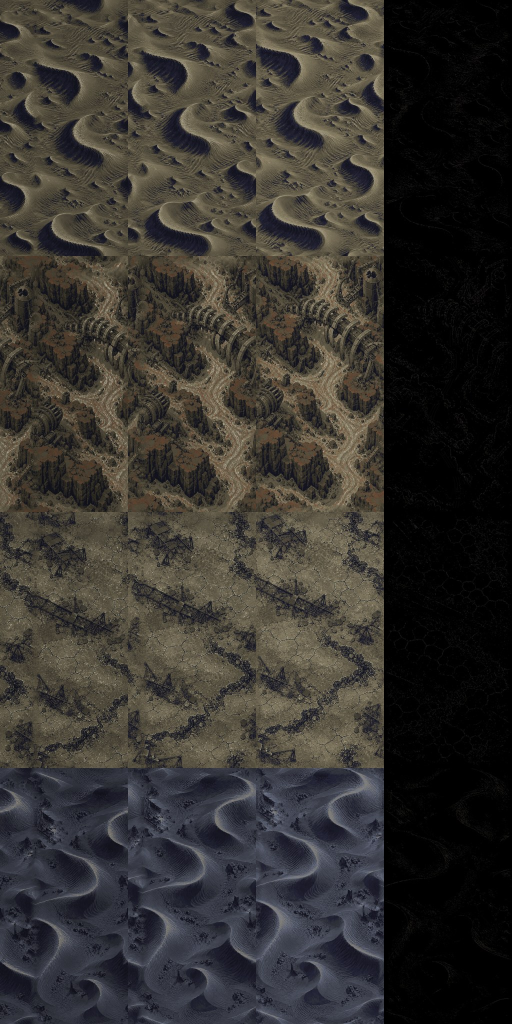
#> input picture Pause/Assets/Art/Boulders~/Desert/src~/ref_variants.jpg, 1024 x 2048 px, given in place of mid.png, which was not available (shown at 1/2 size); the run also reads 1 picture not shown here
$ python ground_masks.py '../../../../Boulders~/Desert/src~'
#> lines starting #> are read from the running program, lines starting #| are printed output that depends on the picture; pictures that were not available may be replaced by others from this repository, and a replacement may not be noted
#!/usr/bin/env python3
"""Affinity masks for the Verdant ground tiles (GroundPlacement / GroundMask).

For each variant's mid.png (the tile the landmarks are pinned to) this
classifies the ground into a coarse grid of 16 px cells (32 x 64 for the
512 x 1024 tile, row 0 = the TOP of the image) and writes
<out>/v<N>/mask.txt: one line per row, one character per cell:

    W  water   rivers, swamp channels, flooded streets, glowing night rivers
    B  built   ruins, towers, roads, stilt refineries already in the tile
    O  open    clearings, marsh flats, banks: smooth ground that is not water
    C  canopy  dense textured forest

Method (colour + edge statistics, no hand painting): per pixel luminance,
saturation, warmth (r - g), yellowness (g - b) and edge energy (|dx| + |dy|
of luminance), box-blurred over ~13 px (wrapping vertically: the tile
repeats), then per-variant scores ranked by percentile (the share of each
class is set per variant below, from looking at the tiles), a 16 px cell
takes the majority class of its pixels and a 3x3 mode filter (vertical
wrap) removes speckle. An overlay per variant is written beside the masks
when --debug DIR is given.

    python3 src~/ground_masks.py <Resources/Worlds/Verdant/Backdrop3 (holds v1..v4)> [--debug DIR]
"""
import sys, os
import numpy as np
from PIL import Image

CELL = 16
CLASSES = "WBOC"

# per variant: score expressions and class shares (fractions of the tile)
VARIANTS = {
    # canopy sea: tan-green rivers winding through dense forest, a few towers
    1: dict(water=lambda f: f['yellow'] * 2 + f['lum'] - f['tex'] * 3, wshare=.16, wvote=.35,
            built=lambda f: f['warm'] * 3 + f['tex'], bshare=.08, oshare=.10),
    # swamp delta: wide pale channels round mangrove islands, stilt refineries
    2: dict(water=lambda f: f['lum'] - f['tex'] * 4, wshare=.34,
            built=lambda f: f['warm'] * 2 + f['grey'], bshare=.09, oshare=.08),
    # overgrown city: flooded teal streets between grey blocks and viaducts
    3: dict(water=lambda f: f['sat'] - f['grey'] - f['tex'] * 3, wshare=.20,
            built=lambda f: f['grey'] + f['tex'], bshare=.42, oshare=.06),
    # night forest: thin lime rivers through dark teal canopy
    4: dict(water=lambda f: f['yellow'] * 2 + f['lum'] * 2, wshare=.12, wvote=.3,
            built=lambda f: f['warm'] * 3, bshare=.03, oshare=.10),
}

def blur(a, r):
    # box blur, wrap vertically (the tile repeats), clamp horizontally
    a = np.concatenate([a[-r:], a, a[:r]], 0)
    c = np.cumsum(np.pad(a, ((1, 0), (0, 0))), 0)
    a = (c[2 * r + 1:] - c[:-2 * r - 1]) / (2 * r + 1)
    a = np.pad(a, ((0, 0), (r, r)), mode='edge')
    c = np.cumsum(np.pad(a, ((0, 0), (1, 0))), 1)
    return (c[:, 2 * r + 1:] - c[:, :-2 * r - 1]) / (2 * r + 1)

def features(im):
    lum = im @ np.array([.299, .587, .114])
    mx, mn = im.max(2), im.min(2)
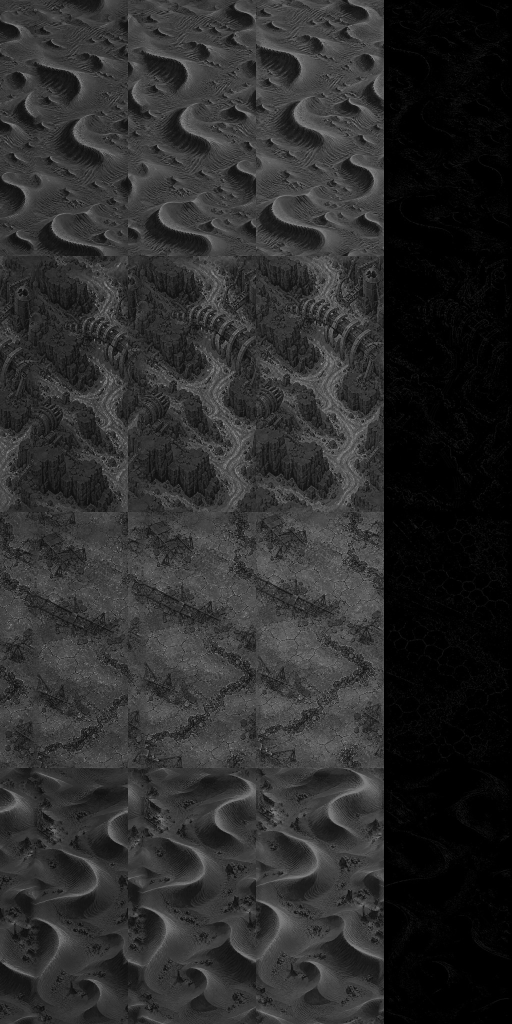
#> mn: shape (2048, 1024) float64 (shown at 1/2 size); min 0, max 0.643, mean 0.171
    sat = (mx - mn) / np.maximum(mx, 1e-4)
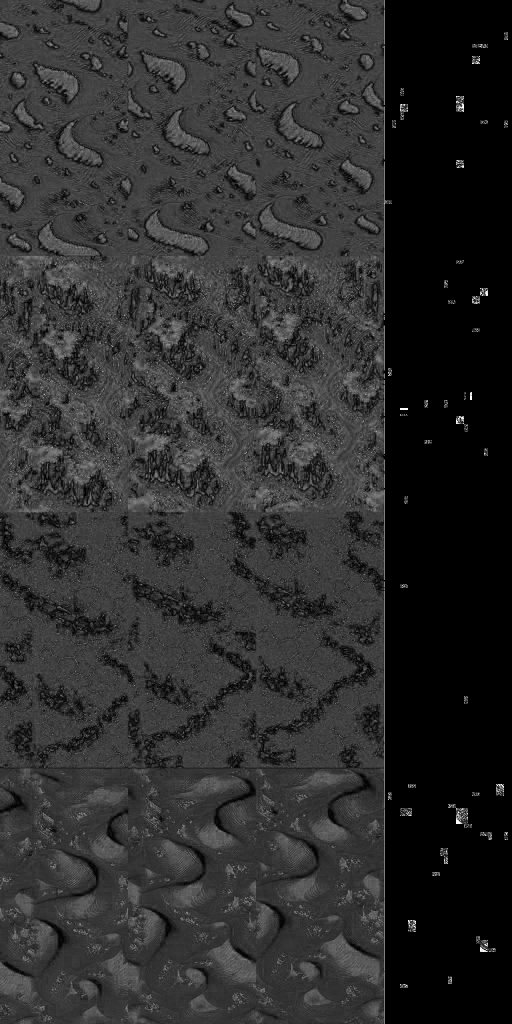
#> sat: shape (2048, 1024) float64 (shown at 1/2 size); min 0, max 1, mean 0.18
    gx = np.abs(np.diff(lum, axis=1, append=lum[:, -1:]))       # no horizontal wrap (the tile does not)
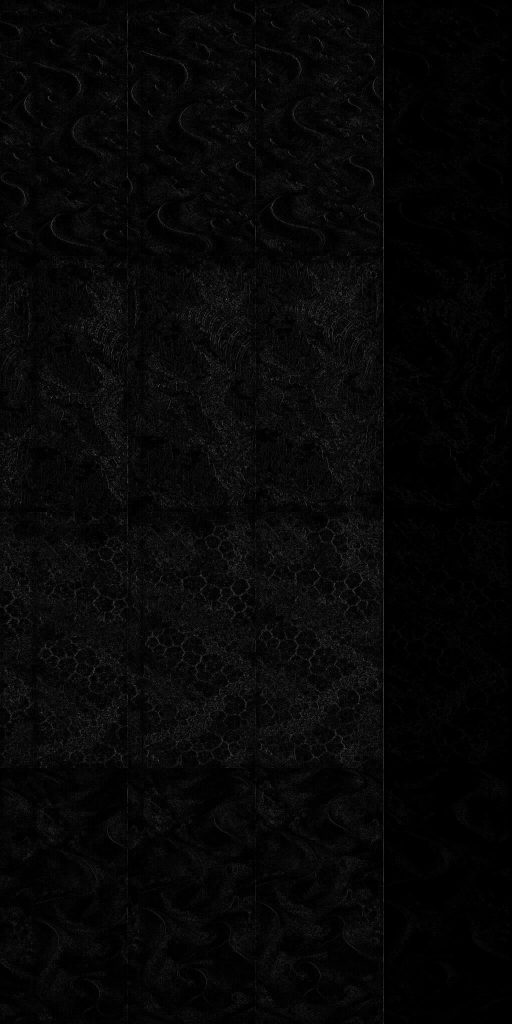
#> gx: shape (2048, 1024) float64 (shown at 1/2 size); min 0, max 0.505, mean 0.0278
    gx[:, -1] = gx[:, -2]
    gy = np.abs(np.roll(lum, -1, 0) - lum)
    f = dict(lum=lum, sat=sat, warm=im[..., 0] - im[..., 1], yellow=im[..., 1] - im[..., 2],
             tex=gx + gy, grey=(sat < .3).astype(np.float64))
#> f = 6 items
    return {k: blur(v, 4) for k, v in f.items()}

def rank(score):
    flat = score.ravel()
    order = flat.argsort().argsort()
    return (order / (flat.size - 1)).reshape(score.shape)

def classify(path, cfg):
    im = np.asarray(Image.open(path).convert('RGB')).astype(np.float64) / 255
    f = features(im)
#> f = 6 items
    H, W = im.shape[:2]
#> H = 2048; W = 1024
    cls = np.full((H, W), 3, np.int8)                       # canopy
    tex_r = rank(f['tex'])
#> in rank, `return (order / (flat.size - 1)).reshape(score.shape)`:
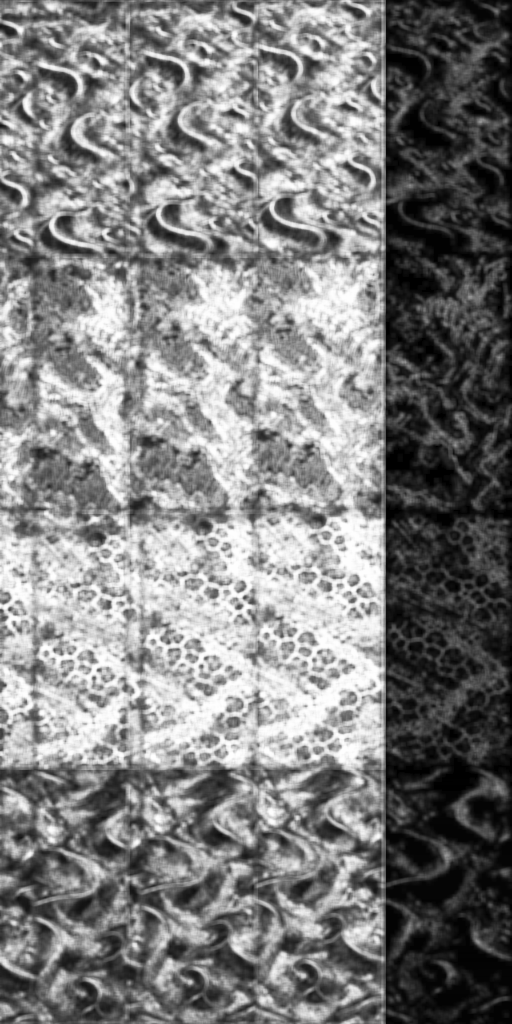
#> returned value: shape (2048, 1024) float64 (shown at 1/2 size); min 0, max 1, mean 0.5
    cls[tex_r < cfg['oshare'] + cfg['wshare']] = 2          # smooth: open (water taken below)
    cls[rank(cfg['built'](f)) > 1 - cfg['bshare']] = 1
    cls[rank(cfg['water'](f)) > 1 - cfg['wshare']] = 0
    gh, gw = H // CELL, W // CELL
#> gh = 128; gw = 64
    votes = np.stack([(cls == k).reshape(gh, CELL, gw, CELL).mean((1, 3)) for k in range(4)], -1)
    grid = votes.argmax(-1)
    # thin rivers: a cell a good part water is water
    grid[votes[..., 0] >= cfg.get('wvote', .5)] = 0
    # 3x3 mode filter, vertical wrap
    for _ in range(2):
        cnt = np.zeros((gh, gw, 4))
        for dy in (-1, 0, 1):
            for dx in (-1, 0, 1):
                sh = np.roll(grid, dy, 0)
                sh = np.roll(sh, dx, 1) if dx else sh
                if dx == 1: sh[:, 0] = grid[:, 0]
                if dx == -1: sh[:, -1] = grid[:, -1]
                for k in range(4): cnt[..., k] += (sh == k) * (2 if dx == 0 and dy == 0 else 1)
        grid = cnt.argmax(-1)
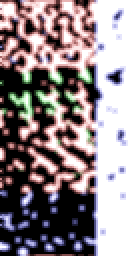
#> cnt: shape (128, 64, 4) float64 (shown 2 times larger); mean of channels 0, 1, 2, 3 2.07, 0.251, 2.64, 5.03; transparent parts drawn white
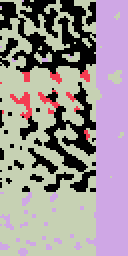
#> grid: shape (128, 64) int64 (shown 2 times larger); 4 distinct labels, from 0 to 3; one colour per label, 0 black
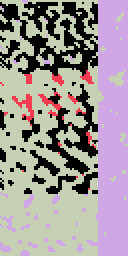
#> sh: shape (128, 64) int64 (shown 2 times larger); 4 distinct labels, from 0 to 3; one colour per label, 0 black
    return im, grid

def main():
    base = sys.argv[1]
    dbg = sys.argv[sys.argv.index('--debug') + 1] if '--debug' in sys.argv else None
    out = sys.argv[sys.argv.index('--out') + 1] if '--out' in sys.argv else base
    for v, cfg in VARIANTS.items():
        im, grid = classify(os.path.join(base, 'v%d' % v, 'mid.png'), cfg)
        os.makedirs(os.path.join(out, 'v%d' % v), exist_ok=True)
        with open(os.path.join(out, 'v%d' % v, 'mask.txt'), 'w') as fh:
            fh.write('\n'.join(''.join(CLASSES[c] for c in row) for row in grid) + '\n')
        share = [(grid == k).mean() for k in range(4)]
#> share = [0.216, 0.0227, 0.266, 0.495]
        print('v%d' % v, ' '.join('%s %.2f' % (CLASSES[k], share[k]) for k in range(4)))
#| v1 W 0.22 B 0.02 O 0.27 C 0.49
        if dbg:
            cols = np.array([[0, 120, 255], [255, 60, 0], [255, 255, 0], [0, 160, 0]]) / 255.
            big = np.kron(grid, np.ones((CELL, CELL), int))
            ov = im * .5 + cols[big] * .5
            Image.fromarray((np.concatenate([im, ov], 1) * 255).astype(np.uint8)).save(os.path.join(dbg, 'mask_v%d.png' % v))

if __name__ == '__main__':
#> (the run stopped early here; a loop or call above may not have finished)
